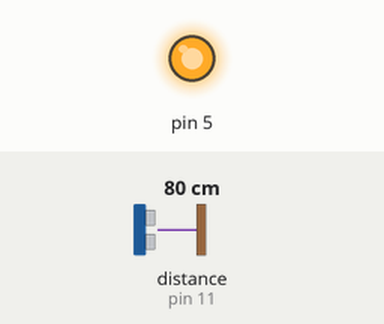
Recording of a sketch running on a simulated Arduino Uno, built with avr-gcc and run on an emulated ATmega328P. On the bench: output pins drawn as LEDs (lit = HIGH). The test bench sets the inputs (shaded band); at power-on: distance to the obstacle (sensor on pin 11) 80 cm. The echo pulse lasts 58.3 µs per cm; what the sketch prints to the serial monitor is not drawn.

Above: at 0.1 s.
Timing chart, 0 to 1.6 s (numbered marks = the images above):
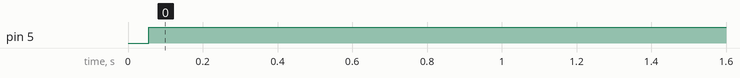

Measured:
- by itself, pin 5: LOW → HIGH at 0.06 s

The sketch:

dalnometr-laser-cat.ino
```cpp
#include <NewPing.h>

#define PIN_TRIG 12
#define PIN_ECHO 11

#define MAX_DISTANCE 200 // Константа для определения максимального расстояния, которое мы будем считать корректным.

// Создаем объект, методами которого будем затем пользоваться для получения расстояния.
// В качестве параметров передаем номера пинов, к которым подключены выходы ECHO и TRIG датчика

NewPing sonar(PIN_TRIG, PIN_ECHO, MAX_DISTANCE);

void setup() {
  // Инициализируем взаимодействие по последовательному порту на скорости 9600
  Serial.begin(9600);
  pinMode (5, OUTPUT); // подключаем к пину светодиод
}

void loop() {
  unsigned int distance2=0;
  for (int i = 0;; i += 1) {
  // Стартовая задержка, необходимая для корректной работы.
  delay(50);

  // Получаем значение от датчика расстояния и сохраняем его в переменную
  unsigned int distance1 = sonar.ping_cm();
  if (distance1!=distance2) {digitalWrite(5,1);}
  distance2 = sonar.ping_cm();

  // Печатаем расстояние в мониторе порта
  Serial.print(distance1);
  Serial.println("см");
  }


}
```
